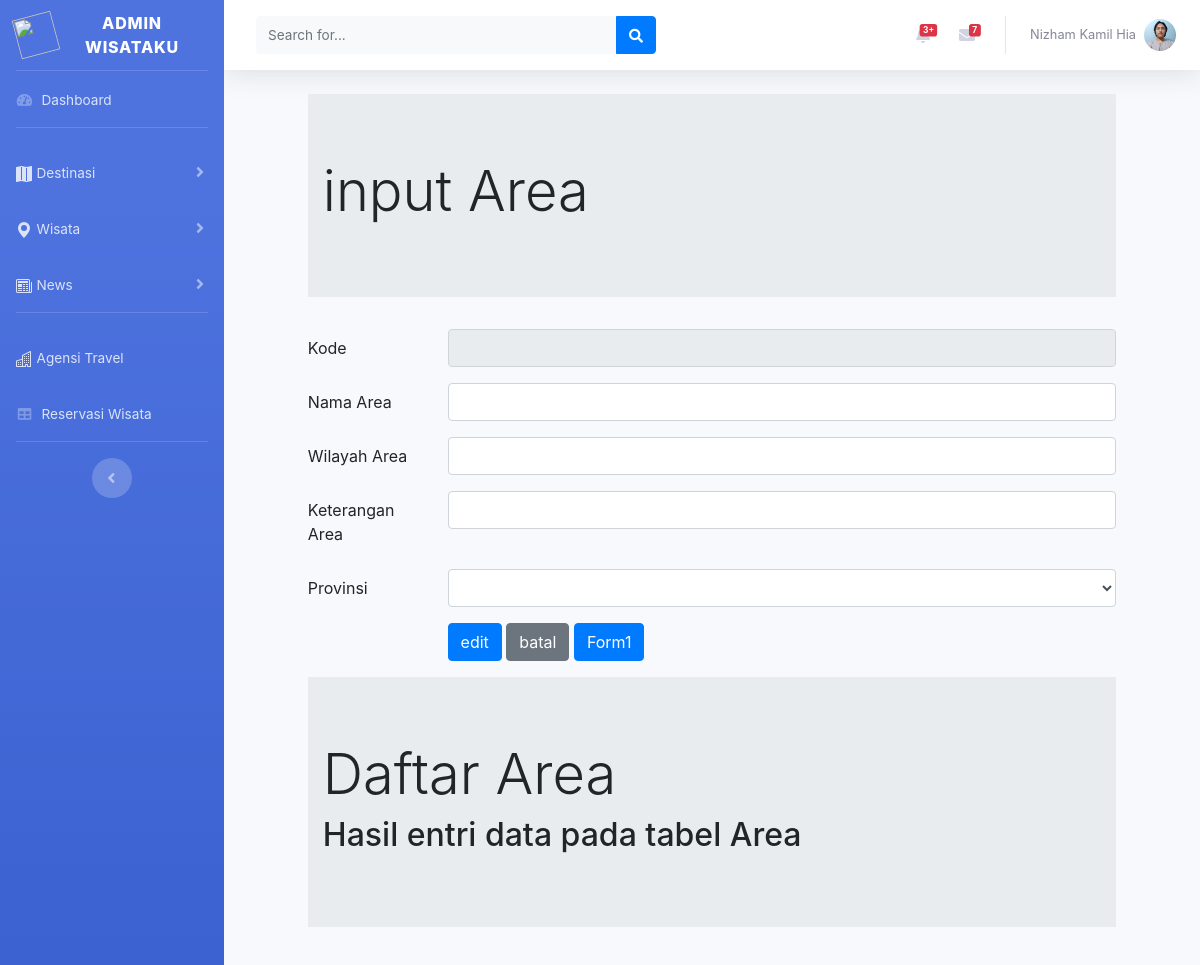
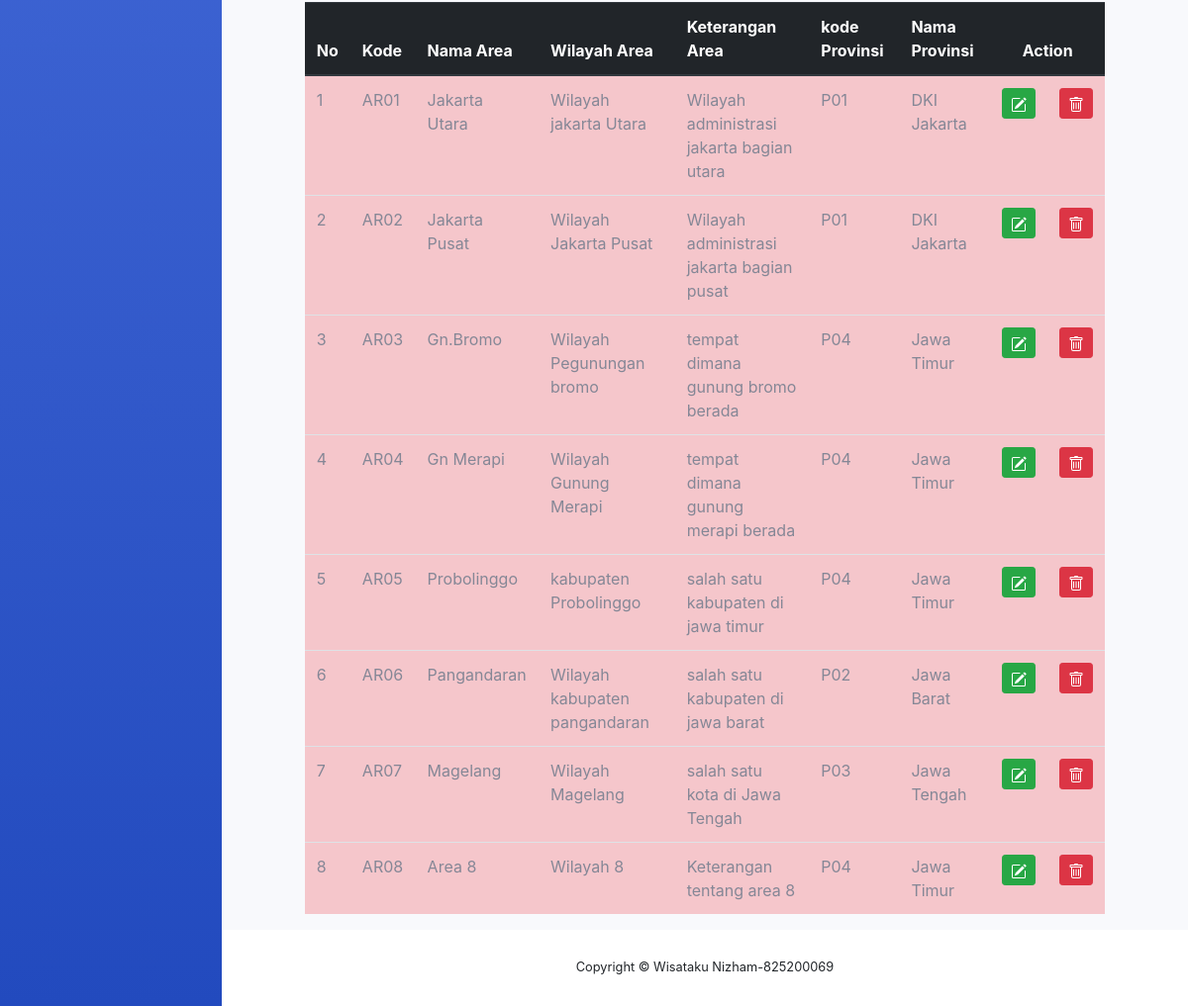
The page /Backend/areaUbah.php on the database its author committed (2 pictures, top to bottom).
### tables this page shows
CREATE TABLE `area` (
  `areaID` char(4) NOT NULL,
  `arenaNama` char(35) NOT NULL,
  `areaWilayah` char(35) NOT NULL,
  `areaKeterangan` varchar(255) NOT NULL,
  `provinsiID` char(10) NOT NULL
);

CREATE TABLE `provinsi` (
  `provinsiID` char(4) NOT NULL,
  `provinsiNama` char(35) NOT NULL,
  `provinsiTglBerdiri` date NOT NULL
);

### Backend/areaUbah.php (the view, shortened to what this page needs)
<!DOCTYPE html>
<html lang="en">
<?php include "header.php";?>
<?php
    include "includes/config.php";
 $kodearea=$_GET['ubah'];
 $editarea= mysqli_query($con,"SELECT * FROM area WHERE areaID='$kodearea'");
 $rowedit= mysqli_fetch_array($editarea);
?>
<head>
    <link rel="stylesheet" type="text/css" href="css/bootstrap.min.css">
    <link rel="stylesheet" type="text/css"
        href="https://cdnjs.cloudflare.com/ajax/libs/select2/4.0.3/css/select2.min.css">
</head>
<body>
    <div class="row">
        <div class="col-sm-1"></div>
        <div class="col-sm-10">
            <div class="jumbotron jumbotron-fluid">
                <div class="container">
                    <h1 class="display-4">input Area</h1>
                </div>
            </div>
            <form method="POST">
                <div class="form-group row">
                    <label for="kodedestinasi" class="col-sm-2 col-form-label">Kode</label>
                    <div class="col-sm-10">
                        <input type="text" class="form-control" name="kodeArea" id="kodedestinasi"
                            value="<?php echo $rowedit['areaID'] ?>" readonly maxlength="4" required>
                    </div>
                </div>
                <div class="form-group row">
                    <label for="namadestinasi" class="col-sm-2 col-form-label">Nama Area</label>
                    <div class="col-sm-10">
                        <input type="text" class="form-control" name="namaArea" id="namadestinasi"
                            value="<?php echo $rowedit['arenaNama'] ?>">
                    </div>
                </div>
                <div class="form-group row">
                    <label for="alamat" class="col-sm-2 col-form-label">Wilayah Area</label>
                    <div class="col-sm-10">
                        <input type="text" class="form-control" name="wilayahArea" id="alamat"
                            value="<?php echo $rowedit['areaWilayah'] ?>">
                    </div>
                </div>
                <div class="form-group row">
                    <label for="alamat" class="col-sm-2 col-form-label">Keterangan Area</label>
                    <div class="col-sm-10">
                        <input type="text" class="form-control" name="keteranganArea" id="alamat"
                            value="<?php echo $rowedit['areaKeterangan'] ?>">
                    </div>
                </div>
                <div class="form-group row">
                    <label for="kodereferensi" class="col-sm-2 col-form-label">Provinsi</label>
                    <div class="col-sm-10">
                        <select class="form-control" id="kodekategori" name="kodeProvinsi">
                            <option value="<?php echo $rowedit['provinsiID'] ?>"><?php echo $rowedit['provinsiID'] ?>
                            </option>
                            <div>
                            </div>
                        </select>
                    </div>
                </div>
                <div class="form-group row">
                    <div class="col-sm-2"></div>
                    <div class="col-sm-10">
                        <input type="submit" class="btn btn-primary" value="edit" name="edit">
                        <input type="reset" class="btn btn-secondary" value="batal" name="batal">
                        <a class="btn btn-primary" href="ProvinsiInput.php" role="button">Form1</a>
                    </div>
                </div>
            </form>
        </div>
        <div class="col-sm-1"></div>
    </div>
    <div class="row">
        <div class="col-sm-1"></div>
        <div class="col-sm-10">
            <div class="jumbotron jumbotron-fluid">
                <div class="container">
                    <h1 class="display-4">Daftar Area</h1>
                    <H2>Hasil entri data pada tabel Area</H2>
                </div>
            </div>
            <table class="table table-hover table-danger">
                <thead class="thead-dark">
                    <tr>
                        <th>No</th>
                        <th>Kode</th>
                        <th>Nama Area</th>
                        <th>Wilayah Area</th>
                        <th>Keterangan Area</th>
                        <th>kode Provinsi</th>
                        <th>Nama Provinsi</th>
                        <th colspan="2" style="text-align: center;">Action</th>
                    </tr>
                </thead>
                <tbody>
                    <?php
                    if(isset($_POST["kirim"])){
                    }else{
                        $query = mysqli_query($con,"SELECT area.*,provinsi.*
                        FROM area,provinsi
                        WHERE area.provinsiID = provinsi.provinsiID");
                    }
                    $nomor = 1;
                    while ($row = mysqli_fetch_array($query)){
                    ?>
                    <tr>
                        <td><?php echo $nomor;?></td>
                        <td><?php echo $row['areaID'];?></td>
                        <td><?php echo $row['arenaNama'];?></td>
                        <td><?php echo $row['areaWilayah'];?></td>
                        <td><?php echo $row['areaKeterangan'];?></td>
                        <td><?php echo $row['provinsiID'];?></td>
                        <td><?php echo $row['provinsiNama'];?></td>
                        <td> <a href="areaUbah.php?ubah=<?php echo $row['areaID']?>" class="btn btn-success btn-sm"
                                title="EDIT">
                                </a></td>
                        <td><a href="areaHapus.php?hapus=<?php echo $row['areaID']?>" class="btn btn-danger btn-sm"
                                title="DELETE">
                            </a>
                        </td>
                        <?php $nomor = $nomor + 1;?>
                    </tr>
                    <?php
                    }
                    ?>
                </tbody>
            </table>
        </div>
        <div class="col-sm-1"></div>
    </div>
</body>
<?php include "footer.php"?>
</html>

### rows shown on the page
area: areaID "AR01", arenaNama "Jakarta Utara", areaWilayah "Wilayah jakarta Utara", areaKeterangan "Wilayah administrasi jakarta bagian utara", provinsiID.provinsiID "P01", provinsiID.provinsiNama "DKI Jakarta"
area: areaID "AR02", arenaNama "Jakarta Pusat", areaWilayah "Wilayah Jakarta Pusat", areaKeterangan "Wilayah administrasi jakarta bagian pusat", provinsiID.provinsiID "P01", provinsiID.provinsiNama "DKI Jakarta"
area: areaID "AR03", arenaNama "Gn.Bromo", areaWilayah "Wilayah Pegunungan bromo", areaKeterangan "tempat dimana gunung bromo berada", provinsiID.provinsiID "P04", provinsiID.provinsiNama "Jawa Timur"
area: areaID "AR04", arenaNama "Gn Merapi", areaWilayah "Wilayah Gunung Merapi", areaKeterangan "tempat dimana gunung merapi berada", provinsiID.provinsiID "P04", provinsiID.provinsiNama "Jawa Timur"
area: areaID "AR05", arenaNama "Probolinggo", areaWilayah "kabupaten Probolinggo", areaKeterangan "salah satu kabupaten di jawa timur", provinsiID.provinsiID "P04", provinsiID.provinsiNama "Jawa Timur"
area: areaID "AR06", arenaNama "Pangandaran", areaWilayah "Wilayah kabupaten pangandaran", areaKeterangan "salah satu kabupaten di jawa barat", provinsiID.provinsiID "P02", provinsiID.provinsiNama "Jawa Barat"
area: areaID "AR07", arenaNama "Magelang", areaWilayah "Wilayah Magelang", areaKeterangan "salah satu kota di Jawa Tengah", provinsiID.provinsiID "P03", provinsiID.provinsiNama "Jawa Tengah"
area: areaID "AR08", arenaNama "Area 8", areaWilayah "Wilayah 8", areaKeterangan "Keterangan tentang area 8", provinsiID.provinsiID "P04", provinsiID.provinsiNama "Jawa Timur"
